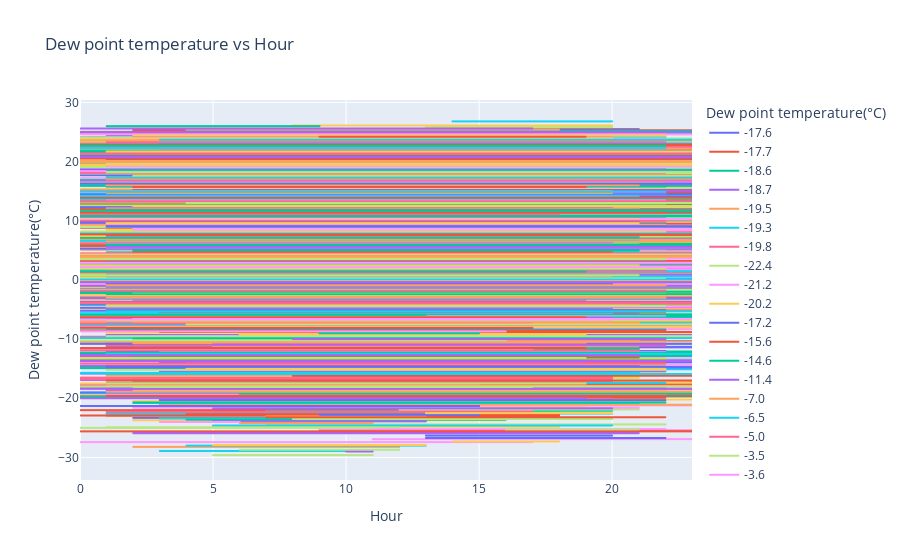

The code cell stored with this chart in its notebook:
### Code cell
# Line chart for Dew point temperature vs Hour
fig_dew_point = px.line(data, x='Hour', y='Dew point temperature(°C)', title='Dew point temperature vs Hour',color='Dew point temperature(°C)')
fig_dew_point.show()
